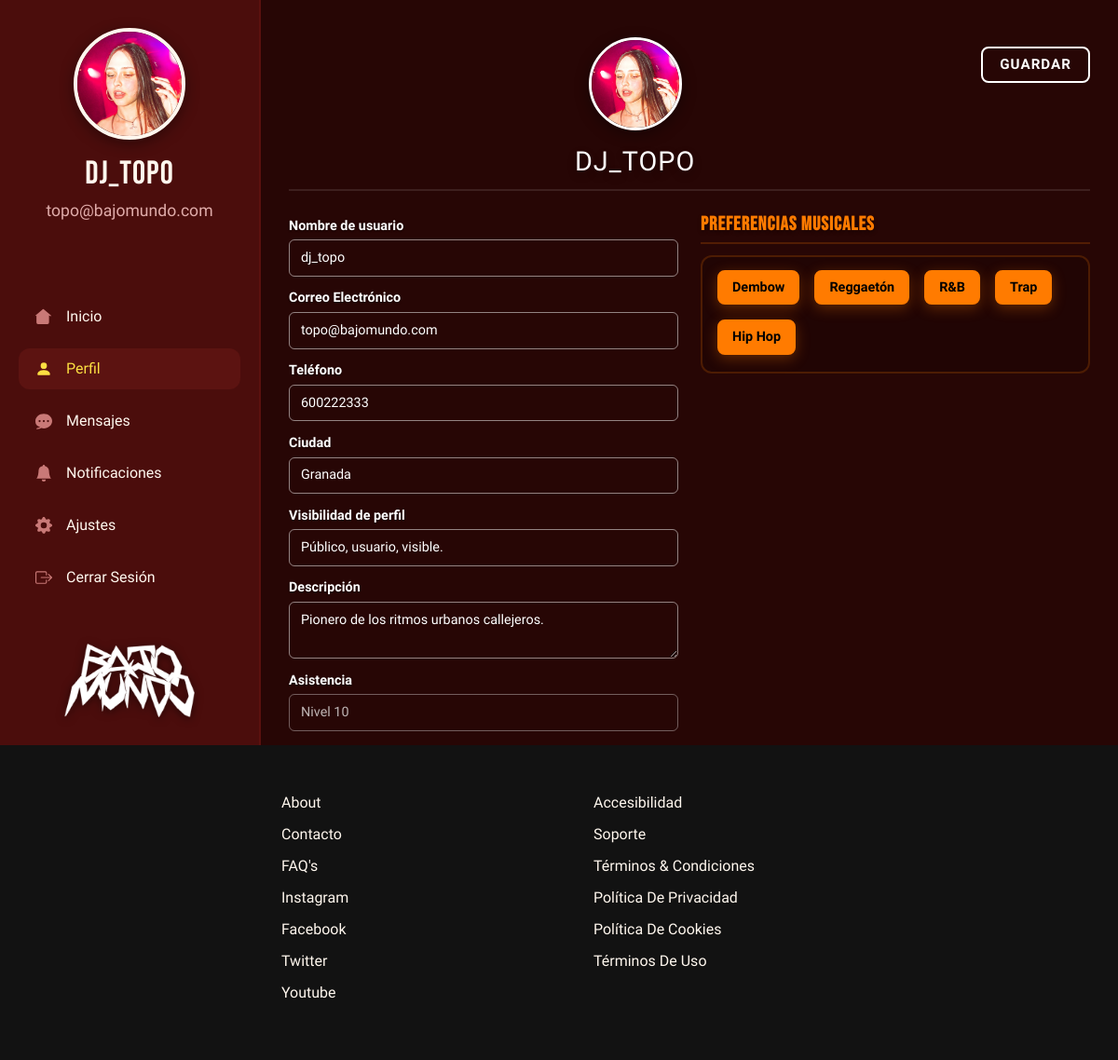
Page /dashboard_perfil.php (signed in) on the committed database.
### tables this page shows
CREATE TABLE `usuarios` (
  `id` int NOT NULL,
  `usuario` varchar(50) NOT NULL,
  `email` varchar(100) NOT NULL,
  `clave` varchar(255) NOT NULL,
  `rol` enum('usuario','artista','promotor','admin') NOT NULL DEFAULT 'usuario',
  `avatar` varchar(255) DEFAULT 'img/perfil-pred.png',
  `biografia` text,
  `telefono` varchar(20) DEFAULT NULL,
  `creado_en` timestamp NULL DEFAULT CURRENT_TIMESTAMP,
  `ciudad` varchar(100) DEFAULT NULL,
  `visibilidad` varchar(100) DEFAULT 'Público, usuario, visible.',
  `preferencias_musicales` varchar(255) DEFAULT NULL
);

### dashboard_perfil.php (the view, shortened to what this page needs)
<?php
require_once 'db.php';
try {
    $sentencia = $pdo->prepare("SELECT * FROM usuarios WHERE email = :email");
    $sentencia->execute(['email' => $_SESSION['email']]);
    $usuario = $sentencia->fetch(PDO::FETCH_ASSOC);
} catch (PDOException $e) {
    $usuario = null;
}
$active_page='perfil';
include 'dashboard_header.php';
?>
        <main id="dashboard" class="dashboard-content container-fluid py-3">
                <form action="dashboard_perfil.php" method="POST" enctype="multipart/form-data" class="perfil-form-wrapper">
                    <div class="perfil-header-container d-flex justify-content-between align-items-center mb-4">
                        <div class="perfil-header-info d-flex flex-column align-items-center mx-auto text-center">
                            <div class="perfil-avatar-preview-wrapper position-relative" title="Haz clic para cambiar tu foto de perfil">
                                <img id="avatar-img-preview" src="<?php echo $usuario['avatar']; ?>" alt="Avatar" class="perfil-header-avatar">
                            </div>
                            <h1 class="perfil-full-name mt-3"><?php echo $usuario['usuario']; ?></h1>
                        </div>
                        <button type="submit" class="btn-perfil-editar text-uppercase">Guardar</button>
                    </div>
                    <div class="row g-4 perfil-fields-row">
                        <div class="col-lg-6">
                            <div class="mb-3">
                                <label for="usuario" class="perfil-field-label">Nombre de usuario</label>
                                <input type="text" class="form-control perfil-input-field" id="usuario" name="usuario" value="<?php echo $usuario['usuario']; ?>" required>
                            </div>
                            <div class="mb-3">
                                <label for="email" class="perfil-field-label">Correo Electrónico</label>
                                <input type="email" class="form-control perfil-input-field" id="email" name="email" value="<?php echo $usuario['email']; ?>" required>
                            </div>
                            <div class="mb-3">
                                <label for="telefono" class="perfil-field-label">Teléfono</label>
                                <input type="text" class="form-control perfil-input-field" id="telefono" name="telefono" value="<?php echo $usuario['telefono']; ?>">
                            </div>
                            <div class="mb-3">
                                <label for="ciudad" class="perfil-field-label">Ciudad</label>
                                <input type="text" class="form-control perfil-input-field" id="ciudad" name="ciudad" value="<?php echo $usuario['ciudad']; ?>">
                            </div>
                            <div class="mb-3">
                                <label for="visibilidad" class="perfil-field-label">Visibilidad de perfil</label>
                                <input type="text" class="form-control perfil-input-field" id="visibilidad" name="visibilidad" value="<?php echo $usuario['visibilidad']; ?>">
                            </div>
                            <div class="mb-3">
                                <label for="biografia" class="perfil-field-label">Descripción</label>
                                <textarea class="form-control perfil-input-field" id="biografia" name="biografia" rows="2"><?php echo $usuario['biografia']; ?></textarea>
                            </div>
                            <div class="mb-3">
                                <label class="perfil-field-label">Asistencia</label>
                                <input type="text" class="form-control perfil-input-field perfil-input-readonly" value="Nivel 10" readonly>
                            </div>
                        </div>
                        <div class="col-lg-6">
                            <h3 class="perfil-right-title mb-2">Preferencias musicales</h3>
                            <div class="perfil-preferencias-box p-3">
                                <div class="preferencias-tags-wrapper d-flex flex-wrap gap-3">
                                    <?php
                                    $opciones_musicales = ['Dembow', 'Reggaetón', 'R&B', 'Trap', 'Hip Hop'];
                                    foreach ($opciones_musicales as $opcion) {
                                    ?>
                                        <div class="pref-tag-item">
                                            <label class="btn btn-outline-pref-tag" for="pref_<?php echo $opcion; ?>"><?php echo $opcion; ?></label>
                                        </div>
                                    <?php
                                    }
                                    ?>
                                </div>
                            </div>
                        </div>
                    </div>
                </form>
            </main>
        </div>
<?php
include 'dashboard_footer.php';
?>

### dashboard_header.php (shortened to what this page needs)
<!DOCTYPE html>
<html lang="es">
<head>
    <link href="https://cdn.jsdelivr.net/npm/bootstrap@5.3.8/dist/css/bootstrap.min.css" rel="stylesheet"
>
    <link rel="stylesheet" href="css/style.css">
</head>
<body class="dashboard-body">
    <div class="dashboard-container">
        <div class="dashboard-main-section">
            <aside class="dashboard-sidebar">
                <div class="sidebar-header text-center">
                    <div class="sidebar-avatar-wrapper mx-auto">
                        <img src="<?php echo $usuario['avatar']; ?>" alt="Avatar" class="sidebar-avatar">
                    </div>
                    <h2 class="sidebar-username mt-3"><?php echo $usuario['usuario']; ?></h2>
                    <p class="sidebar-email"><?php echo $usuario['email']; ?></p>
                </div>
                <nav class="sidebar-nav mt-4">
                    <ul>
                        <li>
                            <a href="dashboard.php" class="<?php echo (isset($active_page) && $active_page === 'inicio') ? 'active-link' : ''; ?>">
                                Inicio
                            </a>
                        </li>
                        <li>
                            <a href="dashboard_perfil.php" class="<?php echo (isset($active_page) && $active_page === 'perfil') ? 'active-link' : ''; ?>">
                                <svg xmlns="http://www.w3.org/2000/svg" width="18" height="18" fill="currentColor" class="bi bi-person-fill" viewBox="0 0 16 16">
                                    <path d="M3 14s-1 0-1-1 1-4 6-4 6 3 6 4-1 1-1 1zm5-6a3 3 0 1 0 0-6 3 3 0 0 0 0 6"/>
                                </svg>
                                Perfil
                            </a>
                        </li>
                        <li>
                            <a href="#" class="<?php echo (isset($active_page) && $active_page === 'mensajes') ? 'active-link' : ''; ?>">
                                Mensajes
                            </a>
                        </li>
                        <li>
                            <a href="#" class="<?php echo (isset($active_page) && $active_page === 'notificaciones') ? 'active-link' : ''; ?>">
                                <svg xmlns="http://www.w3.org/2000/svg" width="18" height="18" fill="currentColor" class="bi bi-bell-fill" viewBox="0 0 16 16">
                                    <path d="M8 16a2 2 0 0 0 2-2H6a2 2 0 0 0 2 2m.995-14.901a1 1 0 1 0-1.99 0A5 5 0 0 0 3 6c0 1.098-.5 6-2 7h14c-1.5-1-2-5.902-2-7 0-2.42-1.72-4.44-4.005-4.901"/>
                                </svg>
                                Notificaciones
                            </a>
                        </li>
                        <li>
                            <a href="#" class="<?php echo (isset($active_page) && $active_page === 'ajustes') ? 'active-link' : ''; ?>">
                                Ajustes
                            </a>
                        </li>
                        <li>
                            <a href="logout.php">
                                Cerrar Sesión
                            </a>
                        </li>
                    </ul>
                </nav>
                <div class="sidebar-footer text-center">
                    <a href="index.php">
                        <img src="./img/logo.png" alt="Bajo Mundo" class="sidebar-logo img-fluid">
                    </a>
                </div>
            </aside>

### rows in the picture
usuarios: avatar (picture), usuario "DJ_TOPO", email "topo@bajomundo.com", usuario "dj_topo", telefono "600222333", ciudad "Granada", visibilidad "Público, usuario, visible.", biografia "Pionero de los ritmos urbanos callejeros."

### other values in the picture
$opcion "Dembow"
$opcion "Reggaetón"
$opcion "R&B"
$opcion "Trap"
$opcion "Hip Hop"
